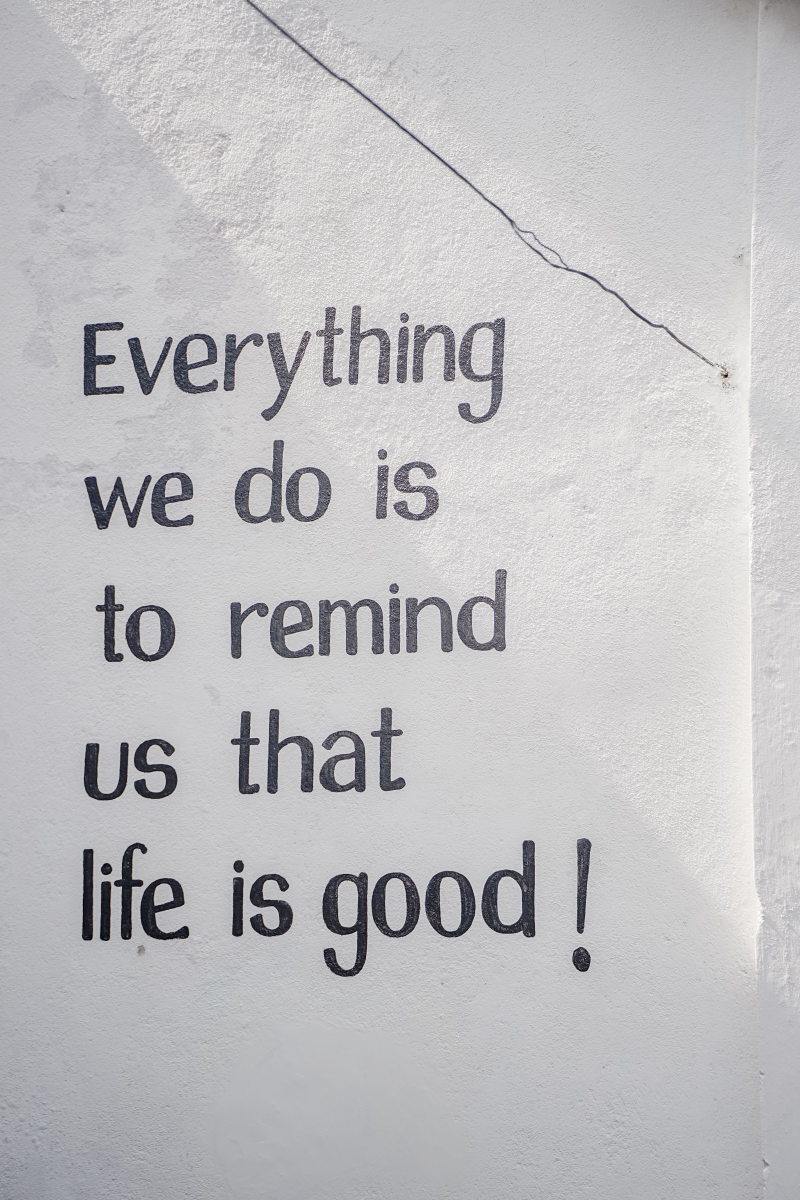
#> input picture hancom/18_ocr/image.jpg, 4000 x 6000 px (shown at 1/5 size)
$ python 18_01_ocr_img.py
#> lines starting #> are read from the running program, lines starting #| are printed output that depends on the picture; after the words box and inside, x2 and y2 are one past the last pixel; in counts of white or black regions, pixels touching at a corner belong together
import pytesseract
from PIL import Image
import os

# 1. Tesseract 실행 파일 경로 지정
pytesseract.pytesseract.tesseract_cmd = "C:/Program Files/Tesseract-OCR/tesseract.exe"

# 2. 이미지 불러오기
image = Image.open("image.jpg")
#> image is the input picture: PIL image 4000x6000 RGB; mean R, G, B 192.3, 191.7, 193.9

# 2-1. 전처리: 그레이스케일 -> 이진화 -> 리사이즈
# 원본이 4000x6000 고해상도라 글자 획이 너무 커서 Tesseract가 인식을 못 함
# 흑백으로 이진화하고 폭 800px로 축소해야 정상 인식됨
gray = image.convert("L")
binarized = gray.point(lambda p: 255 if p > 150 else 0)
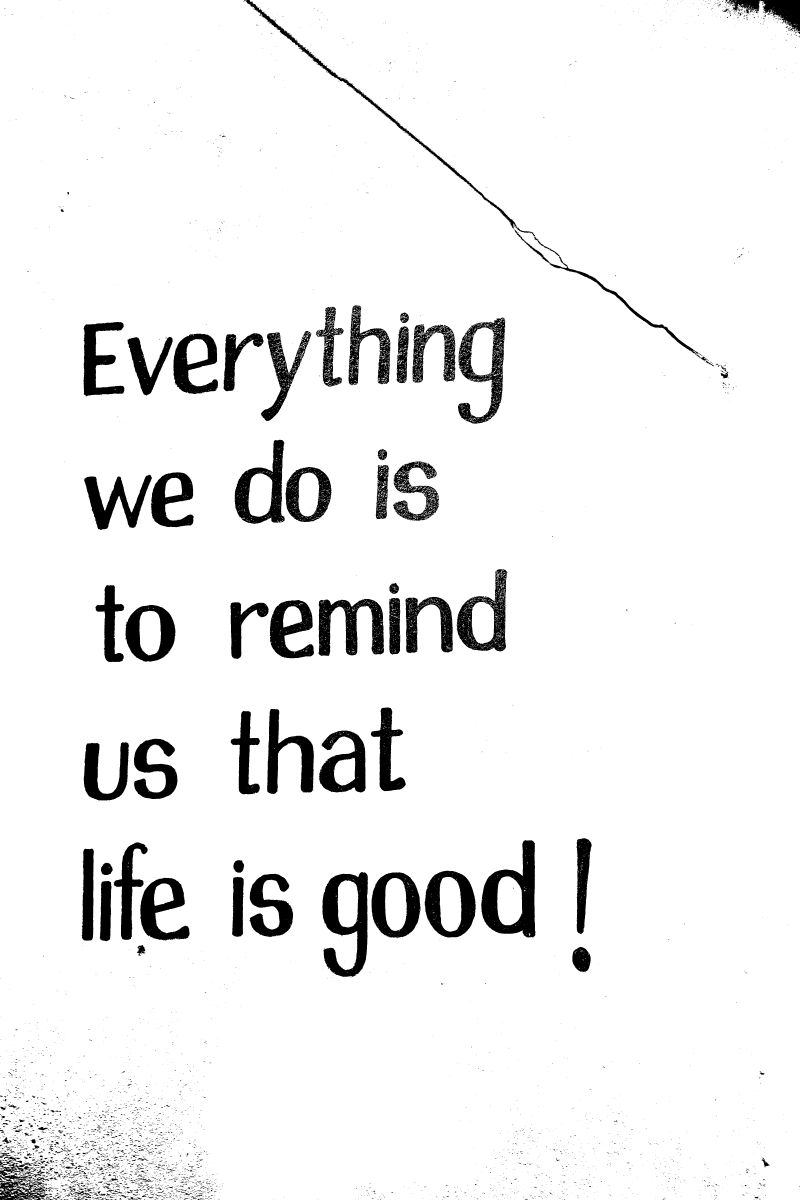
#> binarized: PIL image 4000x6000 L (shown at 1/5 size); 93.9% white; 6180 black regions (5336 under 20 px), largest, box (x1, y1, x2, y2) and area: (2406, 4201, 2677, 4689) 60642, (1612, 4360, 1839, 4885) 60169, (1592, 2995, 1920, 3279) 47256
ratio = 800 / binarized.width
#> ratio = 0.2
resized = binarized.resize((800, int(binarized.height * ratio)))
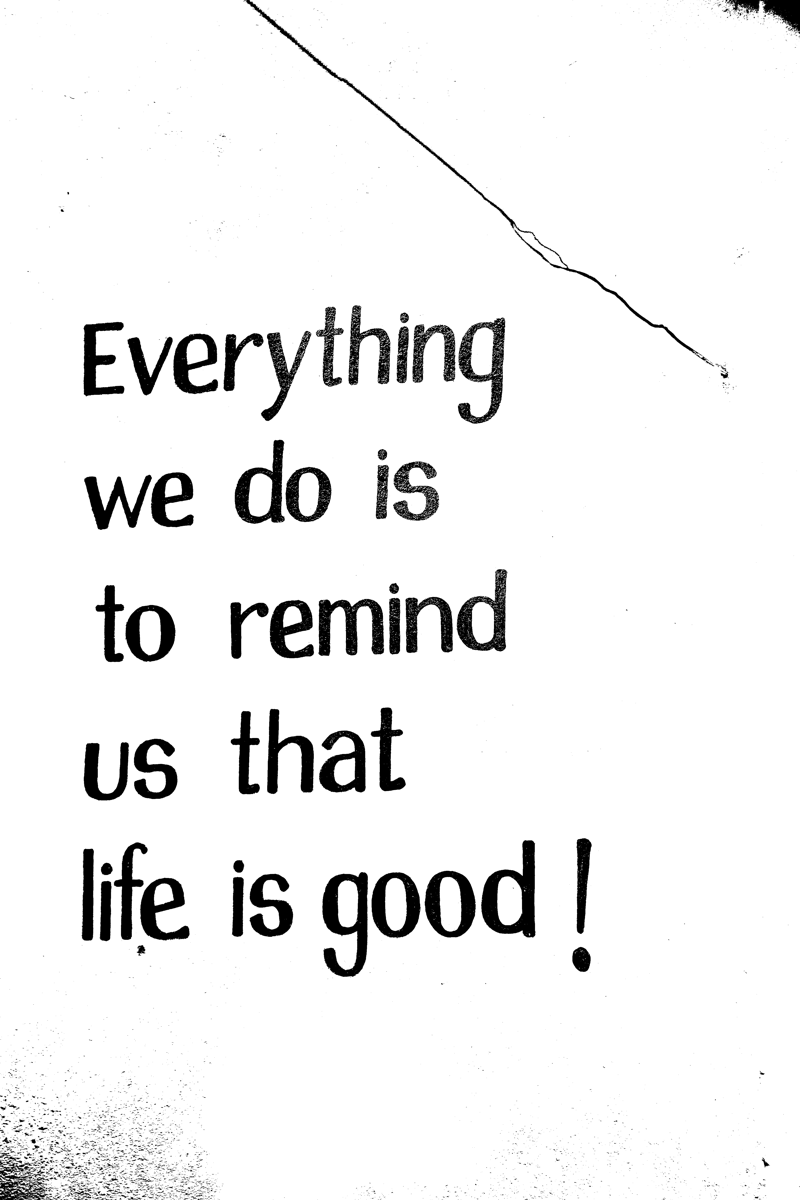
#> resized: PIL image 800x1200 L; min 0, max 255, mean 239.5

# 3. OCR 수행
#> (the run stopped early here; a loop or call above may not have finished)
